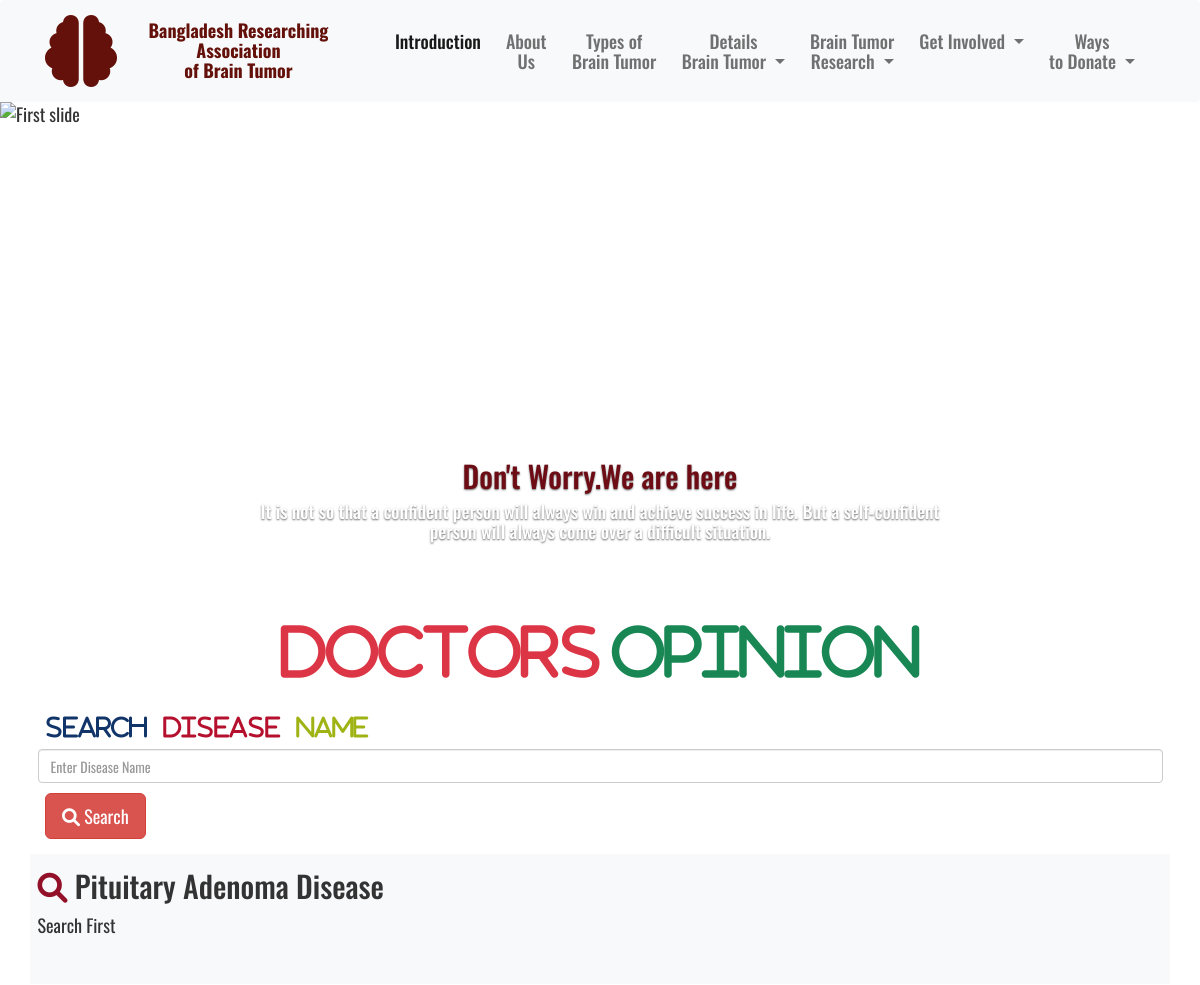
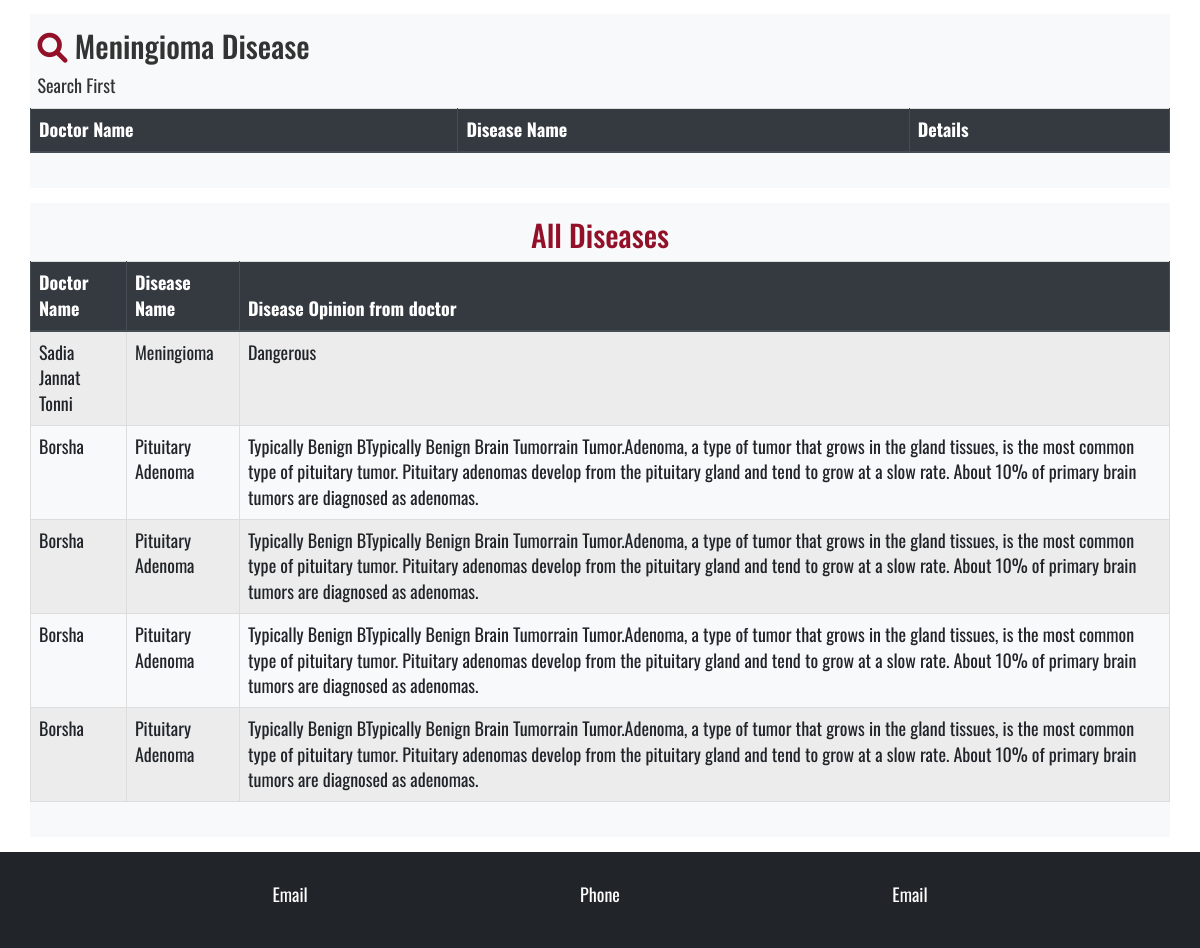
/showdoctoropinion/, run on the app's committed database (2 pictures, top to bottom).
### brain/models.py (models this page shows)
class Doctorformfill(models.Model):
    name=models.CharField(max_length=100)
    doctor_nid=models.IntegerField()
    doctor_img=models.ImageField(upload_to=doctorimg, null=True, blank=True )
    disease_name=models.CharField(choices=DISEASE_CATEGORY, max_length=100)
    details=models.CharField(max_length=100)

### brain/views.py (the view, shortened to what this page needs)
# urls.py: path('showdoctoropinion/', views.showdoctoropinion, name="showdoctoropinion"),
def showdoctoropinion(request):
    show=Doctorformfill.objects.all()
    context={'disease_list':disease_list,
             'login_result':login_result,
             'show':show, }
    return render(request, 'showdoctoropinion.html', context)

### showdoctoropinion.html (shortened to what this page needs)
{% extends 'index.html' %}
{% load static %}
{% block opinion%}
<h2 class="font-weight-bold text-center ">
    <i class="fa-solid fa-d fa-2x text-danger">octors</i>
    <i class="fa-solid fa-o fa-2x text-success">pinion</i>
</h2>
<section>
  <div class="container">
    <div class="header-body">
      <div class="header-contain">
            <h3 class="font-weight-bold">
              <i class="fa-solid fa-s fa-1x mr-3 " style="color:#123569;">earch</i>
              <i class="fa-solid fa-d fa-1x mr-3" style="color:#B5102E;">isease</i>
              <i class="fa-solid fa-n fa-1x " style="color:#9FB314;">ame</i>
            </h3>
      <form action="/showdoctoropinion/" method="post">
      <div class="row">
      <div class="col">
      <input id="query" name="query" type="text" class="form-control" placeholder="Enter Disease Name">
      </div>
      </div>
      <button type="submit" class="btn btn-danger btn-lg mt-3">
        <i class="fa fa-search"></i>
        Search</button>
     </form>
     </div>
    </div>
  </div>
</section>
<div class="container bg-light my-4 py-4" >
  <div class="row">
<h2><i class="fas fa-search fa-1x" style="color:#921129;"></i>
Pituitary Adenoma Disease</h2>
    <table class="table table-bordered table-striped ">
      <tbody>
    {% if disease_list %}
    {% for dis in disease_list %}
    {% if dis.disease_name == 'Pituitary Adenoma' %}
<tr>
  <td scope="row">{{dis.name}}</td>
  <td>{{dis.disease_name}}</td>
  <td>{{dis.details}}</td>
</tr>
{%endif%}
{% endfor %}
{%else%}
<p>Search First</p>
{% endif %}
</tbody>
</table>
</div>
</div>
<div class="container bg-light my-4 py-4" >
  <div class="row">
    <h2><i class="fas fa-search fa-1x" style="color:#921129;"></i>
      Meningioma Disease</h2>
    <table class="table table-bordered table-striped ">
      <thead class="thead-dark">
        <tr>
          <th scope="col">Doctor Name</th>
          <th scope="col">Disease Name</th>
          <th scope="col">Details</th>
        </tr>
      </thead>
      <tbody>
    {% if disease_list %}
    {% for dis in disease_list %}
    {% if dis.disease_name == 'Meningioma' %}
<tr>
  <td scope="row">{{dis.name}}</td>
  <td>{{dis.disease_name}}</td>
  <td>{{dis.details}}</td>
</tr>
{%endif%}
{% endfor %}
{%else%}
<p>Search First</p>
{% endif %}
</tbody>
</table>
</div>
</div>
<div class="container bg-light my-4 py-4" >
    <div class="row">
      <h2 class="text-center" style="color:#921129;">
        All Diseases</h2>
{% if show %}
<table class="table table-bordered table-striped ">
    <thead class="thead-dark">
      <tr>
        <th scope="col">Doctor Name</th>
        <th scope="col">Disease Name</th>
        <th scope="col">Disease Opinion from doctor</th>
      </tr>
    </thead>
<tbody>
{% for s in show%}
<tr>
    <td scope="row">{{s.name}}</td>
    <td>{{s.disease_name}}</td>
    <td>{{s.details}}</td>
</tr>
{% endfor%}
</tbody>
</table>
{% endif %}
</div>
</div>
{% endblock opinion%}

### static/css/base.css (style rules this page uses)
* { font-family: 'Bebas Neue', cursive; font-family: 'Oswald', sans-serif; font-size: large; }

### data on the page
Doctorformfill: name "Sadia Jannat Tonni", disease_name "Meningioma", details "Dangerous"
Doctorformfill: name "Borsha", disease_name "Pituitary Adenoma", details "Typically Benign BTypically Benign Brain Tumorrain Tumor.Adenoma, a type of tumor that grows in the gland tissues, is the most common type of pituitary tumor. Pituitary adenomas develop from the pituitary gland and tend to grow at a slow rate. About 10% of primary brain tumors are diagnosed as adenomas."
Doctorformfill: name "Borsha", disease_name "Pituitary Adenoma", details "Typically Benign BTypically Benign Brain Tumorrain Tumor.Adenoma, a type of tumor that grows in the gland tissues, is the most common type of pituitary tumor. Pituitary adenomas develop from the pituitary gland and tend to grow at a slow rate. About 10% of primary brain tumors are diagnosed as adenomas."
Doctorformfill: name "Borsha", disease_name "Pituitary Adenoma", details "Typically Benign BTypically Benign Brain Tumorrain Tumor.Adenoma, a type of tumor that grows in the gland tissues, is the most common type of pituitary tumor. Pituitary adenomas develop from the pituitary gland and tend to grow at a slow rate. About 10% of primary brain tumors are diagnosed as adenomas."
Doctorformfill: name "Borsha", disease_name "Pituitary Adenoma", details "Typically Benign BTypically Benign Brain Tumorrain Tumor.Adenoma, a type of tumor that grows in the gland tissues, is the most common type of pituitary tumor. Pituitary adenomas develop from the pituitary gland and tend to grow at a slow rate. About 10% of primary brain tumors are diagnosed as adenomas."
